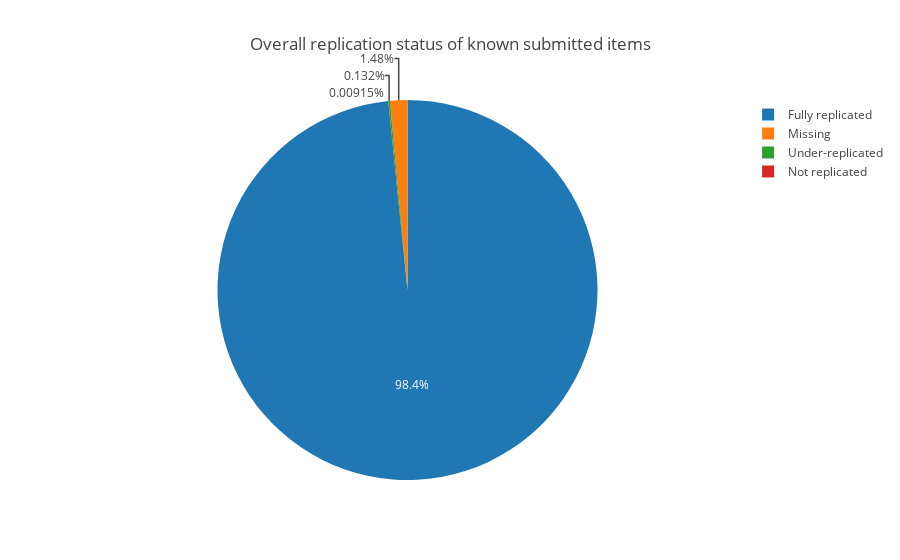

The notebook cell saved with this chart:
### Markdown cell above
This shows that although it's a relatively small percentage of the whole, there still ~1,400 items that are known to the system but not fully replicated.

We can also use this data to track the items we know we submitted, i.e. comparing HDFS and DLS holdings:

### Code cell
rep_all = {}
for item_id in warcs_by_id:
    if item_id in identifiers:
        rep_status = id_rep[item_id]
    else:
        rep_status = -1
    count = rep_all.get(rep_status, 0)
    rep_all[rep_status] = count + 1

print(rep_all)

labels = ['Fully replicated', 'Under-replicated', 'Not replicated', 'Missing']
values = [rep_all[4], 0, rep_all[0], rep_all[-1]]
for rep_count in range(1,4):
    values[1] += rep_all.get(rep_count, 0)

data = [go.Pie(
            labels=labels,
            values=values
    )]

py.iplot({ 'data': data, 'layout': {'title': 'Overall replication status of submitted items'}})

### Figure 1 — Plotly figure (JSON) as saved in the notebook; plotly's stock layout.template omitted (floating-point values rounded to 4 significant figures)
{"data": [{"labels": ["Fully replicated", "Under-replicated", "Not replicated", "Missing"], "type": "pie", "values": [150557, 202, 14, 2263]}], "layout": {"title": "Overall replication status of known submitted items"}}
